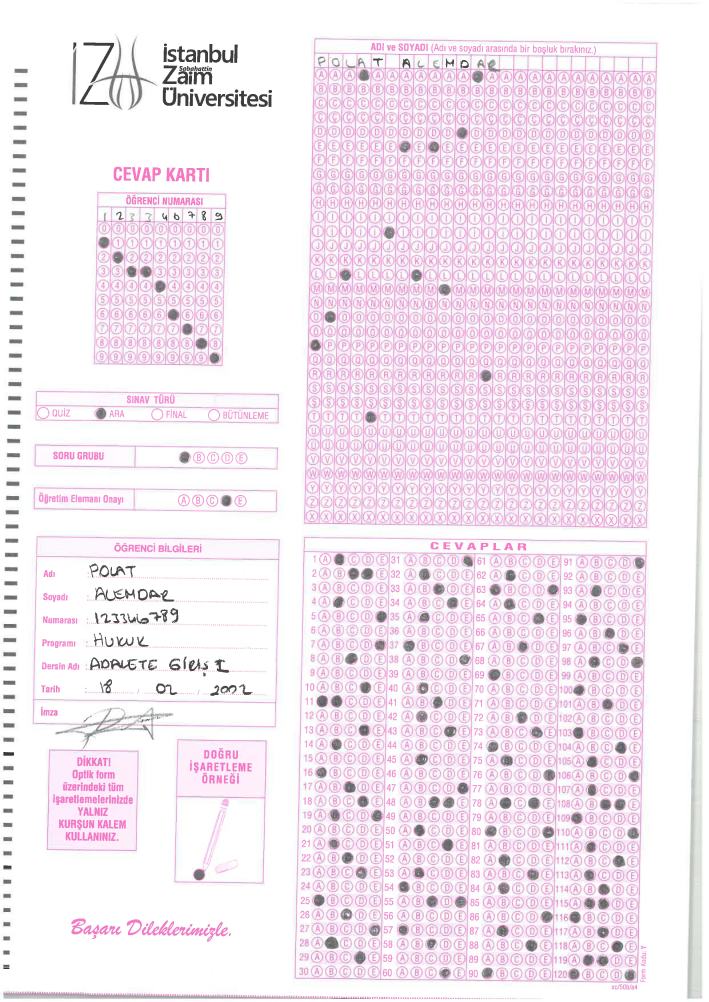
#> input picture Optical Mark Recognition/Dataset/unnamed (4).jpg, 4959 x 7009 px, found by its file name (shown at 1/7 size)
$ jupyter execute test.ipynb
#> lines starting #> are read from the running program, lines starting #| are printed output that depends on the picture; after the words box and inside, x2 and y2 are one past the last pixel; in counts of white or black regions, pixels touching at a corner belong together
References:

https://stackoverflow.com/questions/15589517/how-to-crop-an-image-in-opencv-using-python

https://stackoverflow.com/questions/24101524/finding-median-of-list-in-python

Test

[cell 1]
import cv2
import numpy as np
import matplotlib.pyplot as plt
import math
path = r"C:\Danyal\Work\FAST\Semester 5\Digital Image Processing\Project\Optical-Mark-Recognition\Dataset\unnamed (4).jpg"
img = cv2.imread(path,cv2.IMREAD_GRAYSCALE)
# TODO : Reading the image again in coloured mode
img_color = cv2.imread(path,cv2.IMREAD_COLOR)
# img = img - 255
img_color = img_color[3770:7200, 2141:4500]
img = img[3770:7210, 2141:4500]
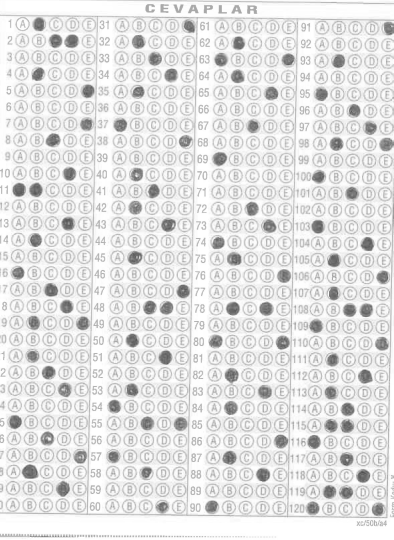
#> img: shape (3239, 2359) (shown at 1/6 size); min 47, max 255, mean 226.2
img = cv2.GaussianBlur(img,(3,3),1,0)
thresh, out = cv2.threshold(img,150,255,cv2.THRESH_BINARY)
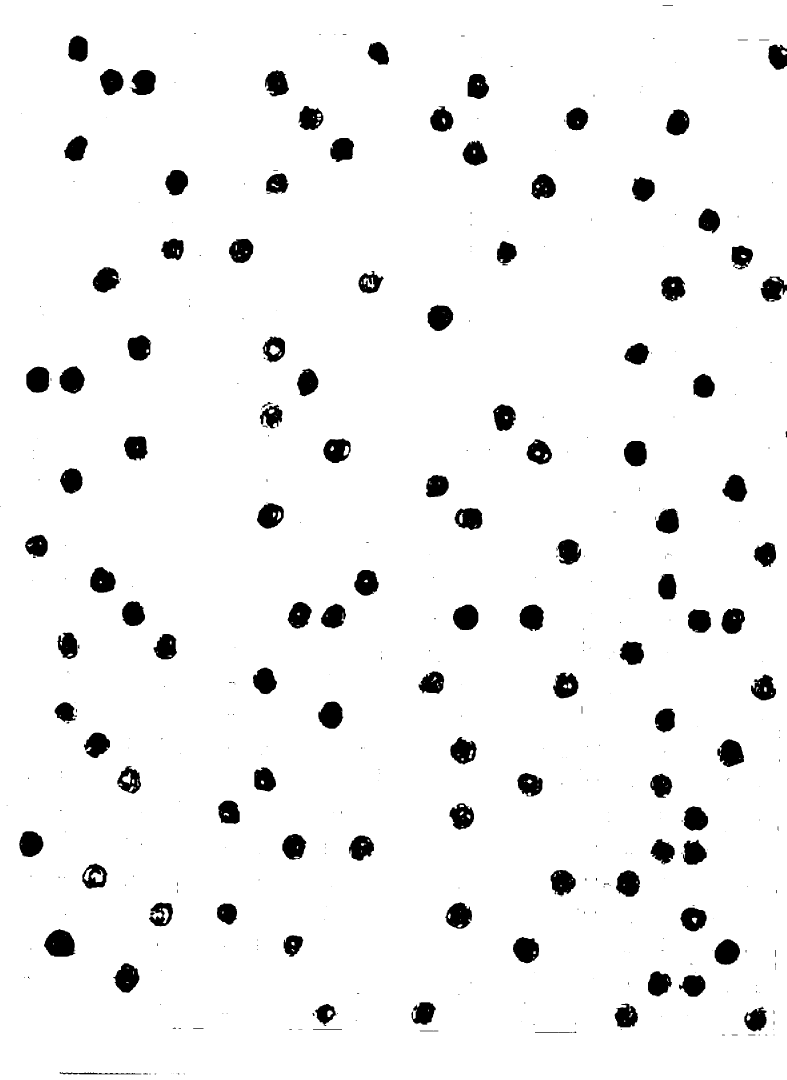
#> out: shape (3239, 2359) (shown at 1/3 size); 94.8% white; 420 black regions (277 under 20 px), largest, box (x1, y1, x2, y2) and area: (132, 2787, 226, 2870) 5843, (2152, 2218, 2232, 2301) 4709, (1359, 1814, 1435, 1890) 4606
# Applying dilation first since image not negative
kernel = np.ones((3,3),np.uint8)
dilation = cv2.dilate(out,kernel,iterations = 1)
#> dilation: shape (3239, 2359); 95.4% white; 161 black regions (47 under 20 px), largest, box (x1, y1, x2, y2) and area: (133, 2789, 223, 2869) 5455, (1360, 1815, 1434, 1889) 4303, (2153, 2219, 2231, 2300) 4273
#Applying erosion with a different kernel
kernel = np.ones((5,5),np.uint8)
erosion = cv2.erode(dilation,kernel,iterations = 1)
#> erosion: shape (3239, 2359); 94.3% white; 132 black regions, largest, box (x1, y1, x2, y2) and area: (131, 2787, 225, 2871) 6209, (2151, 2217, 2233, 2302) 5104, (339, 2889, 419, 2979) 4971
# edged = cv2.Canny(out, 30, 200)

#Function to calculate Median value of a list
def median(lst):
    sortedLst = sorted(lst)
    lstLen = len(lst)
    index = (lstLen - 1) // 2

    if (lstLen % 2):
        return sortedLst[index]
    else:
        return (sortedLst[index] + sortedLst[index + 1])/2.0

out = out - 255
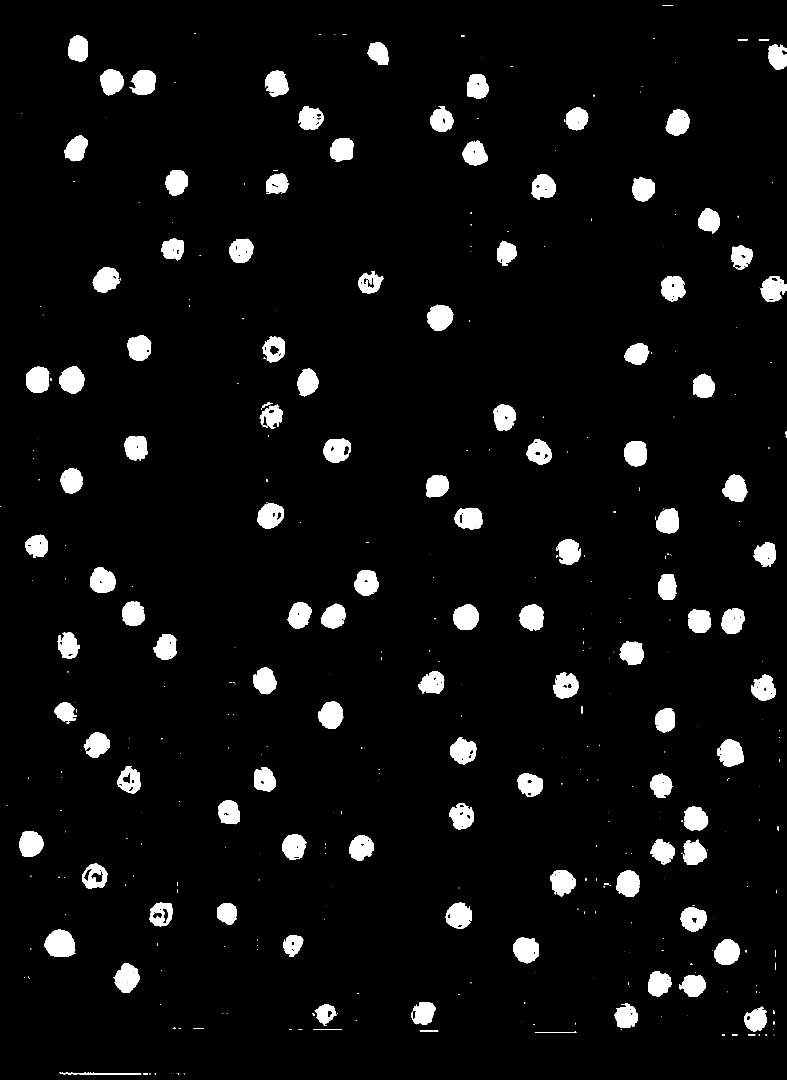
#> out: shape (3239, 2359) (shown at 1/3 size); values 0 (black) and 1 (white), 5.2% white; 420 white regions (277 under 20 px)
width = []
height = []
contours, hierarchy = cv2.findContours(out,cv2.RETR_EXTERNAL,cv2.CHAIN_APPROX_SIMPLE)
#> contours = 420 contours, 296 with area under 20; largest, box (x1, y1, x2, y2) and area: (132, 2787, 226, 2870) 5710, (2152, 2218, 2232, 2301) 4589, (970, 1315, 1052, 1389) 4582, (1539, 2811, 1617, 2890) 4522, (340, 2890, 418, 2978) 4500
for i in range(len(contours)):
    x,y,w,h = cv2.boundingRect(contours[i])
    width.append(w)
    height.append(h)
    cv2.rectangle(img_color, (x, y), (x+w, y+h), (255, 0, 0), 4)
#> this loop made 420 passes
#> (x, y, w, h) on passes 1 to 3: (551, 3221, 3, 2), (530, 3221, 1, 1), (519, 3221, 1, 1)
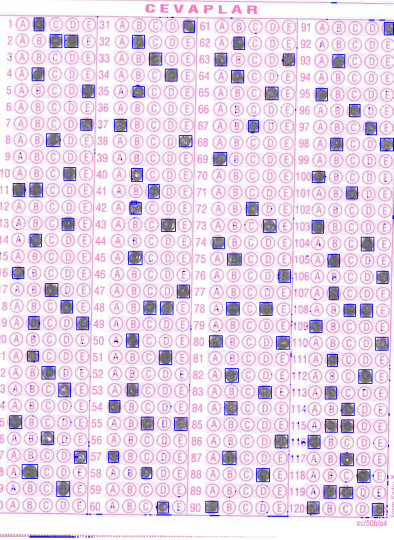
#> img_color: shape (3239, 2359, 3) (shown at 1/6 size); mean of channels 0, 1, 2 234.2, 215, 232.1; drawn as B, G, R
#> after the loop, height = 420 values, max 88 at index 67, min 1 at index 1, mean 20.66; width = 420 values, max 245 at index 8, min 1 at index 1, mean 21.22
print (len(contours))
#| 420

#Printing the median values of the width and height to get size of one row of options
print(median(width))
#> in median, `sortedLst = sorted(lst)`: sortedLst = 420 values from 1 to 245
#> in median, `lstLen = len(lst)`: lstLen = 420
#> in median, `index = (lstLen - 1) // 2`: index = 209
#| 2.0
print(median(height))
#| 3.0


# print(contours)
# TODO : Drawing contours
temp = np.zeros_like(img_color)
cv2.drawContours(temp,contours,-1,(0,255,0),3)
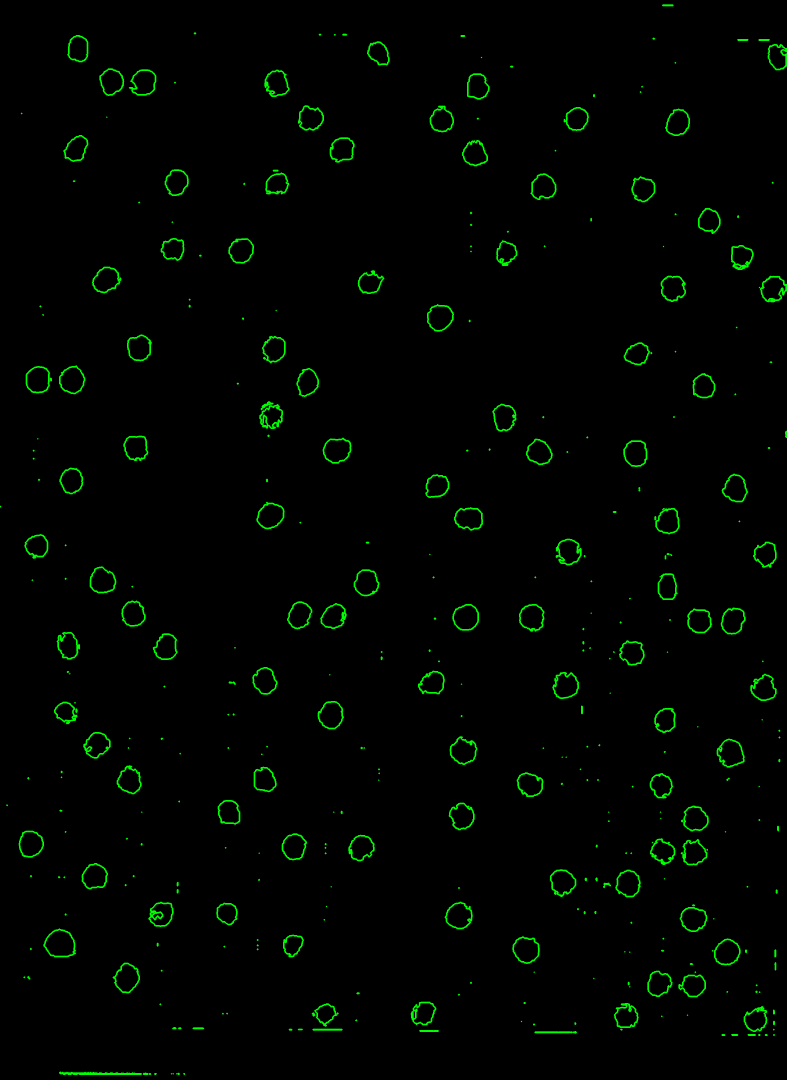
#> temp: shape (3239, 2359, 3) (shown at 1/3 size); mean of channels 0, 1, 2 0, 4.6, 0; drawn as B, G, R

# cv2.imshow('Contours', out)
# cv2.waitKey(0)
# cv2.destroyAllWindows

plt.imshow(img, cmap='gray')
plt.axis('off')
plt.show()
plt.imshow(out, cmap='gray')
plt.axis('off')
plt.show()
plt.imshow(dilation, cmap='gray')
plt.axis('off')
plt.show()
plt.imshow(erosion, cmap='gray')
plt.axis('off')
plt.show()
plt.imshow(temp, cmap='gray')
plt.axis('off')
plt.show()
plt.imshow(img_color)
plt.axis('off')
plt.show()

$ run again, with Optical Mark Recognition/Dataset/unnamed (1).jpg copied over Optical Mark Recognition/Dataset/unnamed (4).jpg
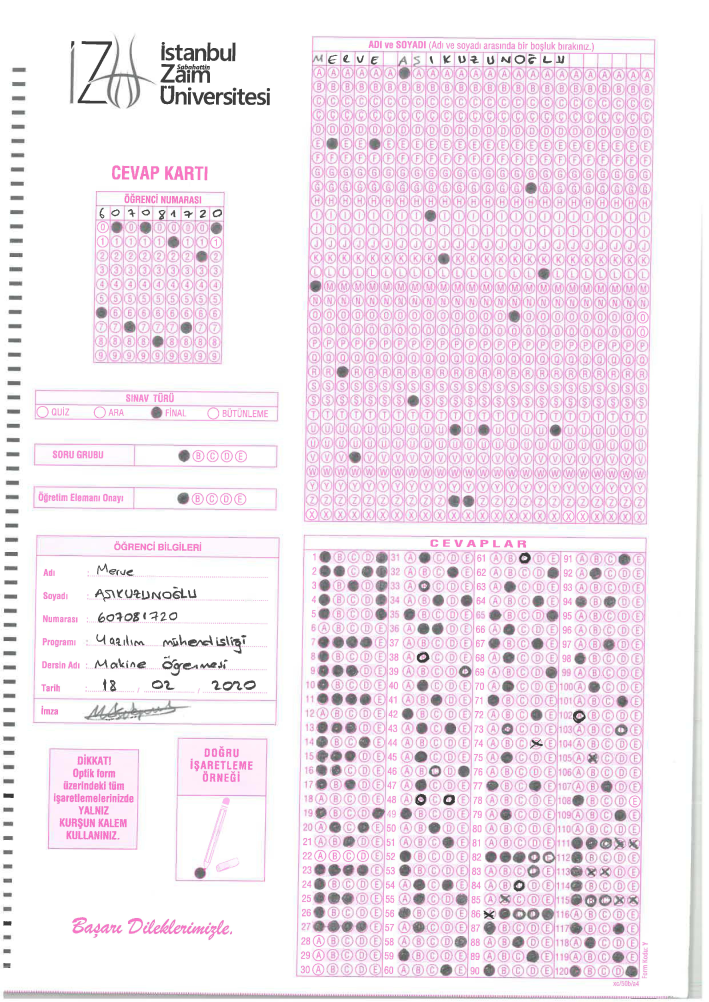
#> input picture Optical Mark Recognition/Dataset/unnamed (1).jpg, 4959 x 7009 px, found by its file name (shown at 1/7 size)
#> dilation: shape (3239, 2359); 91.9% white; 232 black regions (66 under 20 px), largest, box (x1, y1, x2, y2) and area: (1547, 2884, 1628, 2965) 4974, (764, 1490, 847, 1565) 4821, (160, 2283, 242, 2360) 4654
#> erosion: shape (3239, 2359); 90.3% white; 222 black regions, largest, box (x1, y1, x2, y2) and area: (1545, 2882, 1630, 2967) 5641, (1246, 2681, 1328, 2771) 5481, (762, 1488, 849, 1567) 5469
#> contours = 654 contours, 469 with area under 20; largest, box (x1, y1, x2, y2) and area: (1870, 1203, 1958, 1294) 5792, (1551, 2286, 1636, 2373) 5208, (1953, 2493, 2035, 2578) 5176, (1546, 2883, 1629, 2966) 5175, (2052, 2491, 2140, 2570) 5110
#> the loop `for i in range(len(contours)):` made 654 passes
#> (x, y, w, h) on passes 1 to 3: (2277, 3219, 82, 4), (2269, 3219, 5, 2), (1753, 3217, 5, 1)
#> after the loop `for i in range(len(contours)):`:
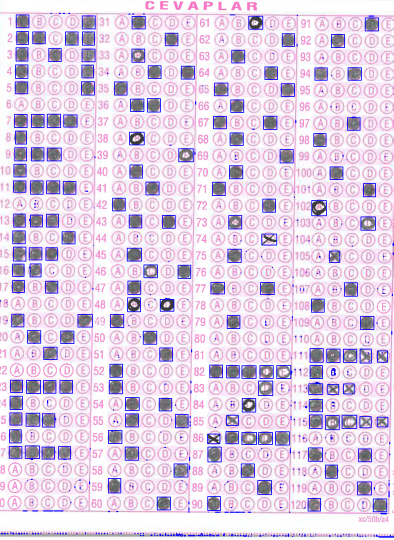
#> img_color: shape (3239, 2359, 3) (shown at 1/6 size); mean of channels 0, 1, 2 229.2, 207.1, 223.4; drawn as B, G, R
#> after the loop `for i in range(len(contours)):`: height = 654 values, max 91 at index 523, min 1 at index 2, mean 21.75; width = 654 values, max 90 at index 495, min 1 at index 5, mean 22.17
#| 654
#> sortedLst = 654 values from 1 to 90
#> lstLen = 654
#> index = 326
#| 3.0
#| 3.0
#> `cv2.drawContours(temp,contours,-1,(0,255,0),3)`:
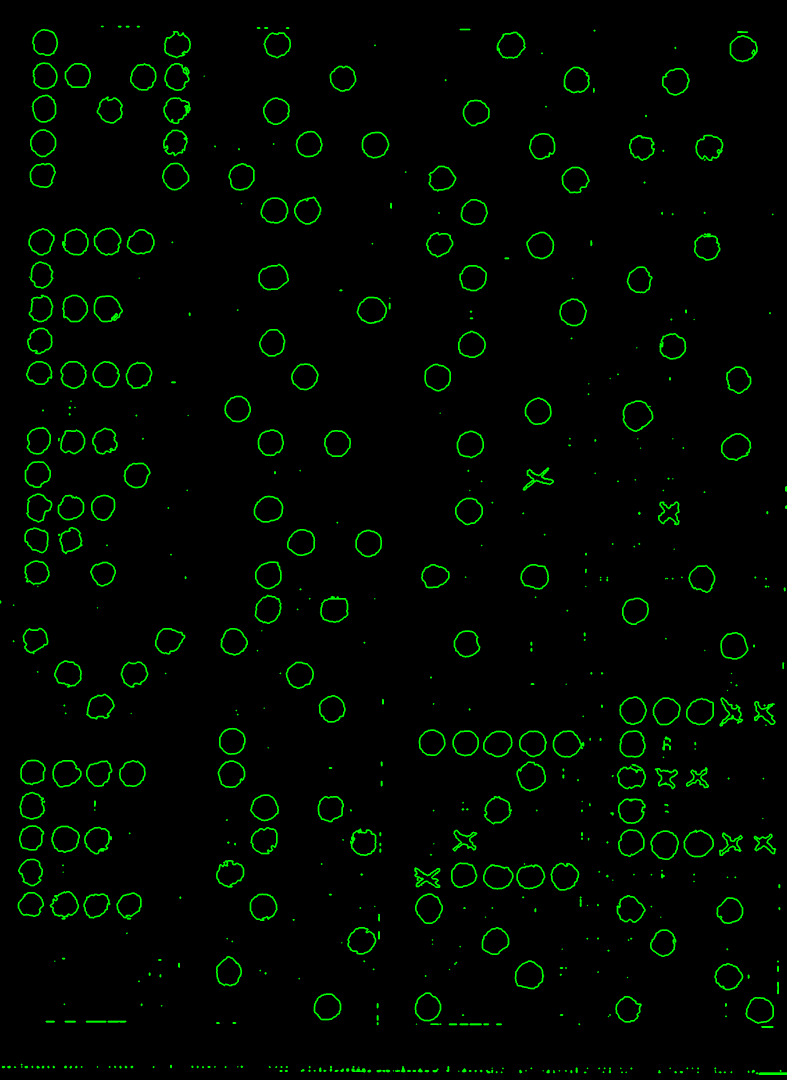
#> temp: shape (3239, 2359, 3) (shown at 1/3 size); mean of channels 0, 1, 2 0, 7.3, 0; drawn as B, G, R

$ run again, with Optical Mark Recognition/Dataset/unnamed (2).jpg copied over Optical Mark Recognition/Dataset/unnamed (4).jpg
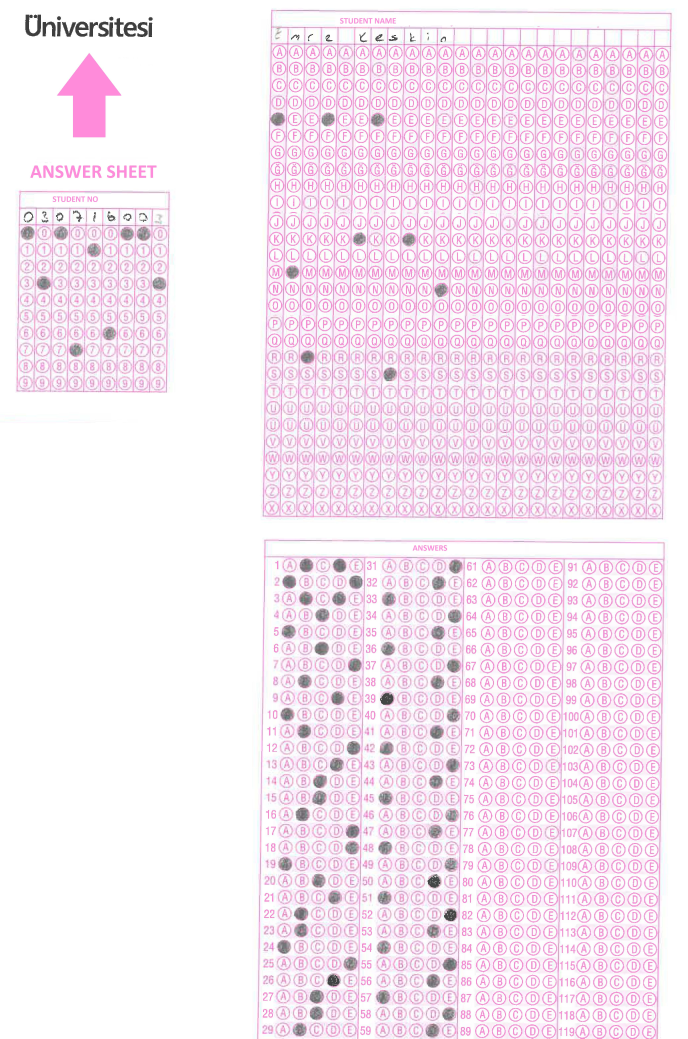
#> input picture Optical Mark Recognition/Dataset/unnamed (2).jpg, 4128 x 6232 px, found by its file name (shown at 1/6 size)
#> img_color is the input picture: shape (6232, 4128, 3); mean B, G, R 243.3, 232.8, 246.7
#> dilation: shape (2462, 1987); 98.7% white; 78 black regions (30 under 20 px), largest, box (x1, y1, x2, y2) and area: (519, 1979, 598, 2053) 4126, (140, 390, 218, 459) 3828, (443, 586, 517, 660) 3520
#> erosion: shape (2462, 1987); 98.1% white; 54 black regions (1 under 20 px), largest, box (x1, y1, x2, y2) and area: (517, 1977, 600, 2055) 4946, (138, 388, 220, 461) 4651, (441, 584, 519, 662) 4403
#> contours = 160 contours, 114 with area under 20; largest, box (x1, y1, x2, y2) and area: (516, 1978, 599, 2054) 4506, (139, 389, 219, 460) 4224, (442, 585, 518, 661) 3957, (424, 1480, 501, 1557) 3932, (523, 1684, 598, 1757) 3848
#> the loop `for i in range(len(contours)):` made 160 passes
#> (x, y, w, h) on passes 1 to 3: (548, 2431, 1, 1), (168, 2423, 2, 6), (548, 2410, 2, 4)
#> after the loop `for i in range(len(contours)):`:
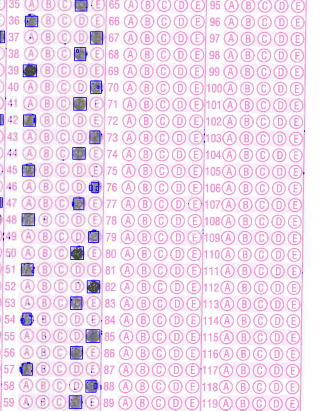
#> img_color: shape (2462, 1987, 3) (shown at 1/6 size); mean B, G, R 239.6, 223, 242.3
#> after the loop `for i in range(len(contours)):`: height = 160 values, max 79 at index 145, min 1 at index 0, mean 16.68; width = 160 values, max 83 at index 36, min 1 at index 0, mean 14.09
#| 160
#> sortedLst = 160 values from 1 to 83
#> lstLen = 160
#> index = 79
#| 3.0
#| 4.0
#> `cv2.drawContours(temp,contours,-1,(0,255,0),3)`:
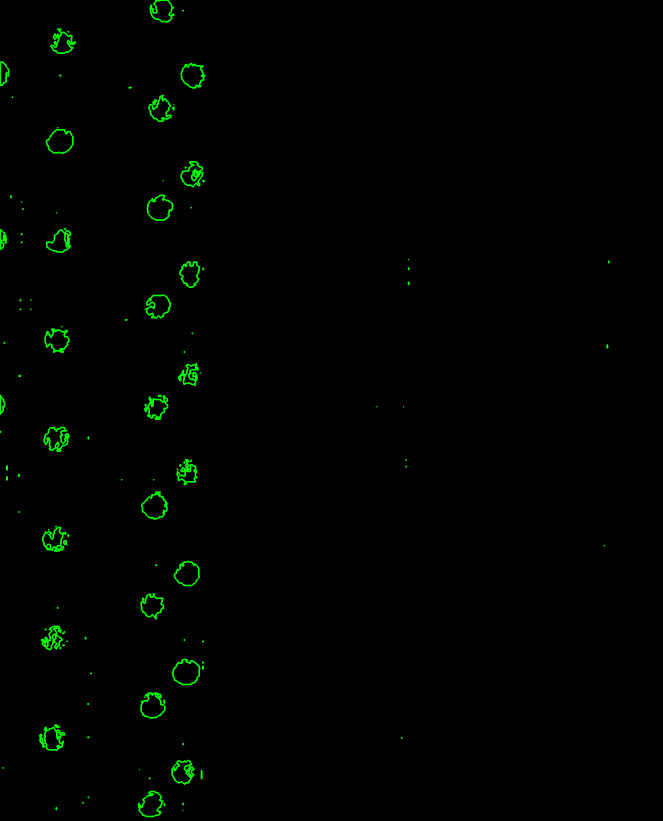
#> temp: shape (2462, 1987, 3) (shown at 1/3 size); mean of channels 0, 1, 2 0, 2.3, 0; drawn as B, G, R
